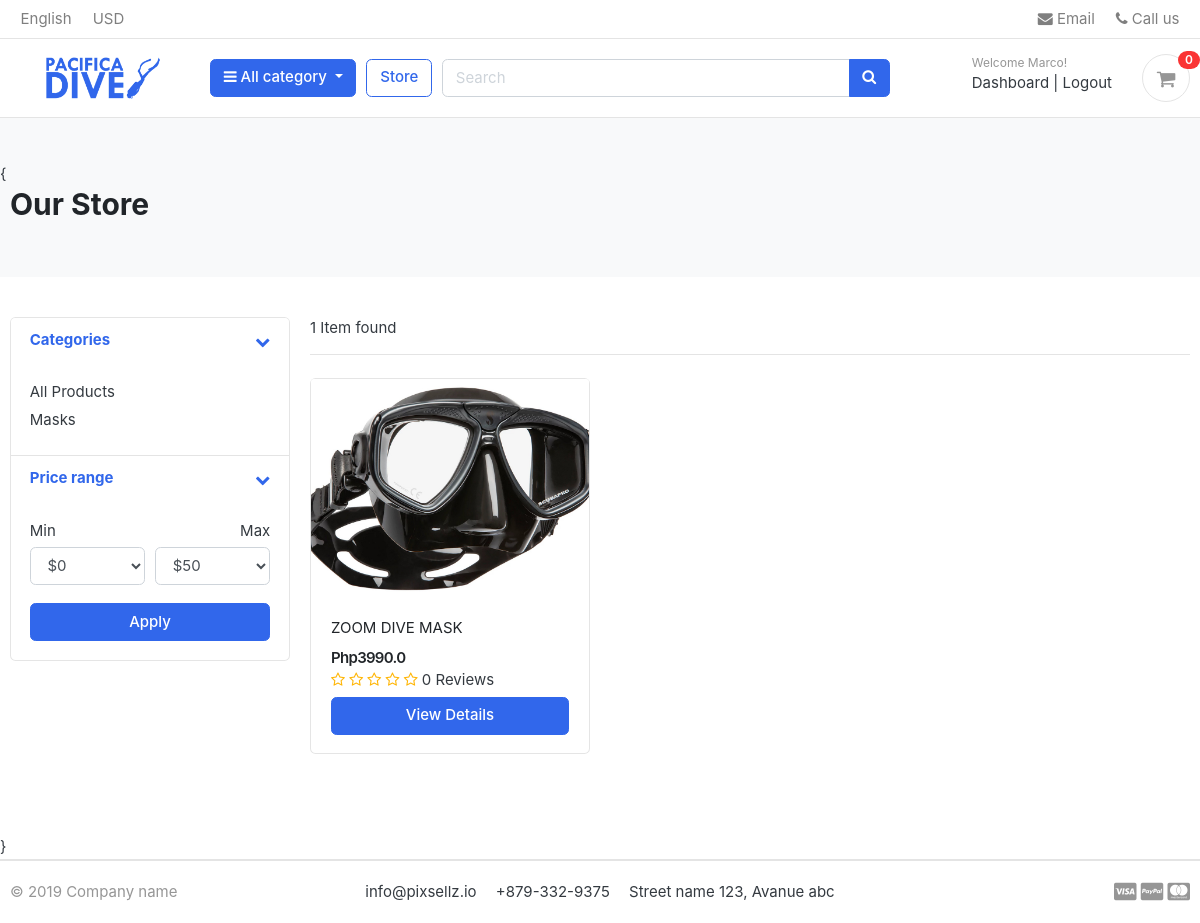
/store/ (signed in), run on the app's committed database.
### accounts/models.py (models this page shows, shortened)
class Account(AbstractBaseUser):
    first_name = models.CharField(max_length=50)
    last_name = models.CharField(max_length=50)
    username = models.CharField(max_length=50, unique=True)
    email = models.EmailField(max_length=100, unique=True)
    phone_number = models.CharField(max_length=50)
    date_joined = models.DateTimeField(auto_now_add=True)
    last_login = models.DateTimeField(auto_now_add=True)
    is_admin = models.BooleanField(default=False)
    is_staff = models.BooleanField(default=False)
    is_active = models.BooleanField(default=False)
    is_superadmin = models.BooleanField(default=False)
    USERNAME_FIELD = 'email'
    REQUIRED_FIELDS = ['username', 'first_name', 'last_name']
    objects = MyAccountManager()

### category/models.py (models this page shows, shortened)
class Category(models.Model):
    category_name = models.CharField(max_length=50, unique=True)
    slug = models.SlugField(max_length=100, unique=True)
    description = models.TextField(blank=True)
    cat_image = models.ImageField(upload_to='photos/categories', blank=True)
    class Meta:
        verbose_name = 'category'
        verbose_name_plural = 'categories'

### store/models.py (models this page shows, shortened)
class Product(models.Model):
    product_name = models.CharField(max_length=200, unique=True)
    slug = models.SlugField(max_length=200, unique=True)
    description = models.TextField(blank=True)
    price = models.FloatField()
    images = models.ImageField(upload_to='photos/products')
    stock = models.IntegerField()
    is_available = models.BooleanField(default=True)
    category = models.ForeignKey(Category, on_delete=models.CASCADE)
    created_date = models.DateTimeField(auto_now_add=True)
    modified_date = models.DateTimeField(auto_now=True)
    def average_review(self):
        reviews = ReviewRating.objects.filter(product=self, status=True).aggregate(average=Avg('rating'))
        avg = 0
        if reviews['average'] is not None:
            avg = float(reviews['average'])
        return avg
    def count_review(self):
        reviews = ReviewRating.objects.filter(product=self, status=True).aggregate(count=Count('id'))
        count = 0
        if reviews['count'] is not None:
            count = int(reviews['count'])
        return count

### store/views.py (the view)
# urls.py: path('', include('store.urls')),
def store(request, category_slug=None):
    category = None
    products = None
    reviews = None
    if category_slug != None:
        category = get_object_or_404(Category, slug=category_slug)
        products = Product.objects.all().filter(category=category, is_available=True).order_by('id')
    else:
        products = Product.objects.all().filter(is_available=True).order_by('id')
    paginator = Paginator(products, 6)
    page = request.GET.get('page')
    page_products = paginator.get_page(page)
    for i in range(0, len(products)):
            reviews = ReviewRating.objects.filter(product_id=products[i].id, status=True)
    context = {
        'products':page_products,
        'product_count': products.count(),
        'reviews': reviews
    }
    return render(request, 'store/store.html', context)

### carts/context_processors.py (called while the page is built)
def counter(request):
    cart_count = 0
    if 'admin' in request.path:
        return {}
    else:
        try:
            cart = Cart.objects.filter(cart_id=_cart_id(request))
            if request.user.is_authenticated:
                cart_items = CartItem.objects.all().filter(user=request.user)
            else:
                cart_items = CartItem.objects.all().filter(cart=cart[:1])
            for cart_item in cart_items:
                cart_count += cart_item.quantity
        except Cart.DoesNotExist:
            cart_count = 0
    return dict(cart_count=cart_count)

### carts/views.py (called while the page is built)
def _cart_id(request):
    cart = request.session.session_key
    if not cart:
        cart = request.session.create()
    return cart

### category/context_processors.py (called while the page is built)
def menu_links(request):
    links = Category.objects.all()
    return dict(links=links)

### store/templates/store/store.html (shortened to what this page needs)
{% extends 'main.html' %}
{% block content %}
<section class="section-pagetop bg">
{    <div class="container">
    {% if 'search' in request.path %}
    <h2 class="title-page">Search Result</h2>
    {% else %}
    <h2 class="title-page">Our Store</h2>
    {% endif %}
</div>
</section>
<section class="section-content padding-y">
<div class="container">
<div class="row">
    <aside class="col-md-3">
<div class="card">
    <article class="filter-group">
        <header class="card-header">
            <a href="#" data-toggle="collapse" data-target="#collapse_1" aria-expanded="true" class="">
                <i class="icon-control fa fa-chevron-down"></i>
                <h6 class="title">Categories</h6>
            </a>
        </header>
        <div class="filter-content collapse show" id="collapse_1" style="">
            <div class="card-body">
                <ul class="list-menu">
                <li><a href="{% url 'store' %}">All Products  </a></li>
                {% for category in links %}
                <li><a href="{% url 'products_by_category' category.slug %}">{{category.category_name}}  </a></li>
                {% endfor %}
                </ul>
            </div>
        </div>
    </article>
    <article class="filter-group">
        <header class="card-header">
            <a href="#" data-toggle="collapse" data-target="#collapse_3" aria-expanded="true" class="">
                <i class="icon-control fa fa-chevron-down"></i>
                <h6 class="title">Price range </h6>
            </a>
        </header>
        <div class="filter-content collapse show" id="collapse_3" style="">
            <div class="card-body">
                <div class="form-row">
                <div class="form-group col-md-6">
                    <label>Min</label>
                        <select class="mr-2 form-control">
                        <option value="0">$0</option>
                    </select>
                </div>
                <div class="form-group text-right col-md-6">
                    <label>Max</label>
                        <select class="mr-2 form-control">
                        <option value="50">$50</option>
                    </select>
                </div>
                </div>
                <button class="btn btn-block btn-primary">Apply</button>
            </div>
        </div>
    </article>
</div>
    </aside>
    <main class="col-md-9">
<header class="border-bottom mb-4 pb-3">
        <div class="form-inline">
            <span class="mr-md-auto">{{product_count}} Item{{product_count|pluralize:"s"}} found </span>
        </div>
</header>
<div class="row">
    {% if products %}
    {% for product in products %}
    <div class="col-md-4">
        <figure class="card card-product-grid">
            <div class="img-wrap">
                <img src="{{product.images.url}}">
            </div>
            <figcaption class="info-wrap">
                <div class="fix-height">
                    <a href="{% url 'product' product.category.slug product.slug %}" class="title">{{product.product_name}}</a>
                    <div class="price-wrap mt-2">
                        <span class="price">Php{{product.price}}</span>
                    </div>
                    <div class="rating-star">
                        <span>
                            <i class="fa fa-star{% if product.average_review < 0.5 %}-o {% elif product.average_review >= 0.5 and product.average_review < 1 %}-half-o {% endif %}" aria-hidden="true"></i>
                            <i class="fa fa-star{% if product.average_review < 1.5 %}-o {% elif product.average_review >= 1.5 and product.average_review < 2 %}-half-o {% endif %}" aria-hidden="true"></i>
                            <i class="fa fa-star{% if product.average_review < 2.5 %}-o {% elif product.average_review >= 2.5 and product.average_review < 3 %}-half-o {% endif %}" aria-hidden="true"></i>
                            <i class="fa fa-star{% if product.average_review < 3.5 %}-o {% elif product.average_review >= 3.5 and product.average_review < 4 %}-half-o {% endif %}" aria-hidden="true"></i>
                            <i class="fa fa-star{% if product.average_review < 4.5 %}-o {% elif product.average_review >= 4.5 and product.average_review < 5 %}-half-o {% endif %}" aria-hidden="true"></i>
                            <span> {{product.count_review}} Review{{product.count_review|pluralize:"s"}}</span>
                        </span>
                    </div>
                </div>
                <a href="{% url 'product' product.category.slug product.slug %}" class="btn btn-block btn-primary">View Details </a>
            </figcaption>
        </figure>
    </div>
    {% endfor %}
    {% else %}
    <div>
        <h2>No result found. Please try again.</h2>
    </div>
    {% endif %}
</div>
    </main>
</div>
</div>
</section>
}
{% endblock content %}

### templates/navbar.html (shortened to what this page needs)
{% load static %}
<header class="section-header">
    <nav class="navbar p-md-0 navbar-expand-sm navbar-light border-bottom">
    <div class="container">
      <div class="collapse navbar-collapse" id="navbarTop4">
        <ul class="navbar-nav mr-auto">
            <li class="nav-item dropdown">
                 <a href="#" class="nav-link">   English </a>
            </li>
            <li class="nav-item dropdown">
                <a href="#" class="nav-link"> USD </a>
            </li>
        </ul>
        <ul class="navbar-nav">
            <li><a href="#" class="nav-link"> <i class="fa fa-envelope"></i> Email </a></li>
            <li><a href="#" class="nav-link"> <i class="fa fa-phone"></i> Call us </a></li>
        </ul>
      </div>
    </div>
    </nav>
    <section class="header-main border-bottom">
        <div class="container">
    <div class="row align-items-center">
        <div class="col-lg-2 col-md-3 col-6">
            <a href="{% url 'home' %}" class="brand-wrap">
                <img class="logo" src="{% static '/images/final.png' %}">
            </a>
        </div>
        <div class="col-lg col-sm col-md col-6 flex-grow-0">
            <div class="category-wrap dropdown d-inline-block float-right">
                <button type="button" class="btn btn-primary dropdown-toggle" data-toggle="dropdown">
                    <i class="fa fa-bars"></i> All category
                </button>
            </div>
        </div>
        <a href="{% url 'store' %}" class="btn btn-outline-primary">Store</a>
        <div class="col-lg  col-md-6 col-sm-12 col">
            <form action="{% url 'search' %}" class="search" method="GET">
                <div class="input-group w-100">
                    <input type="text" class="form-control" style="width:60%;" placeholder="Search" name="keyword">
                    <div class="input-group-append">
                      <button class="btn btn-primary" type="submit">
                        <i class="fa fa-search"></i>
                      </button>
                    </div>
                </div>
            </form>
        </div>
        <div class="col-lg-3 col-sm-6 col-8 order-2 order-lg-3">
                    <div class="d-flex justify-content-end mb-3 mb-lg-0">
                        {% if user.id is None %}
                        <div class="widget-header">
                            <small class="title text-muted">Welcome guest!</small>
                            <div>
                                <a href="{% url 'login' %}">Sign in</a> <span class="dark-transp"> | </span>
                                <a href="{% url 'register' %}"> Register</a>
                            </div>
                        </div>
                        {% else %}
                        <div class="widget-header">
                            <small class="title text-muted">Welcome {{user.first_name}}!</small>
                            <div>
                                <a href="{% url 'dashboard' %}">Dashboard</a> <span class="dark-transp"> | </span>
                                <a href="{% url 'logout' %}"> Logout</a>
                            </div>
                        </div>
                        {% endif %}
                        <a href="{% url 'cart' %}" class="widget-header pl-3 ml-3">
                            <div class="icon icon-sm rounded-circle border"><i class="fa fa-shopping-cart"></i></div>
                            <span class="badge badge-pill badge-danger notify">{{cart_count}}</span>
                        </a>
                    </div>
                </div>
    </div>
        </div>
    </section>
    </header>

### static/css/ui.css (style rules this page uses)
html { font-family: "Inter", sans-serif; font-size: 15px; }
.img-wrap { text-align: center; display: block; }
.img-wrap img { max-width: 100%; }
.price-wrap { letter-spacing: -0.7px; }
.icon-xs, .icon-sm, .icon-md, .icon-lg { display: inline-block; text-align: center; flex-shrink: 0; flex-grow: 0; }
.icon-sm { width: 48px; height: 48px; line-height: 48px !important; font-size: 20px; }
.padding-y { padding-top: 40px; padding-bottom: 40px; }
figure { margin-bottom: 0; }
article:after, .form-group:after { display: block; clear: both; content: ""; }
.bg { background-color: #f8f9fa; }
.title-page { color: #212529; }
.header-main { position: relative; padding-top: 1rem; padding-bottom: 1rem; }
.brand-wrap .logo, .navbar-brand .logo { margin-right: 7px; max-height: 42px; display: inline-block; }
.widget-header { display: inline-block; vertical-align: middle; position: relative; }
.widget-header a { color: #343a40; }
.widget-header i { color: #969696; }
.widget-header .title { display: block; }
.widget-header .notify { position: absolute; top: -3px; right: -10px; }
[class*=list-] li:after { visibility: hidden; display: block; content: ""; overflow: hidden; height: 0; clear: both; }
.list-menu { list-style: none; margin: 0; padding-left: 0; }
.list-menu li { margin-bottom: 5px; }
.list-menu a { color: #343a40; }
[class*=card-product] a.title { color: #212529; display: block; }
[class*=card-product] .img-wrap { overflow: hidden; position: relative; }
[class*=card-product] .img-wrap img { height: 100%; max-width: 100%; width: auto; display: inline-block; -o-object-fit: cover; object-fit: cover; }
.card-product-grid { margin-bottom: 20px; }
.card-product-grid .img-wrap { border-radius: 0.2rem 0.2rem 0 0; height: 220px; }
.card-product-grid .info-wrap { overflow: hidden; padding: 18px 20px; }
.card-product-grid .fix-height { height: 80px; overflow: hidden; }
.card .img-wrap { overflow: hidden; }
.notify { position: absolute; top: -4px; right: -10px; display: inline-block; padding: 0.25em 0.6em; font-size: 12px; line-height: 1; text-align: center; border-radius: 3rem; color: #fff; background-color: #fa3434; }
.price { font-weight: 600; color: #212529; }
.icon-control { margin-top: 5px; float: right; font-size: 80%; }
.card-header .title { margin-bottom: 0; line-height: 1.5; }
.filter-group { border-bottom: 1px solid #e4e4e4; }
.filter-group .card-header { border-bottom: 0; }
.filter-group:last-child { border-bottom: 0; }
.section-pagetop { padding: 45px 0; }

### static/css/custom.css (style rules this page uses)
.rating-star i { color:#ffb503 !important; }

### data on the page
Account: first_name "Marco"
Category: category_name "Masks"
Product: images (picture), product_name "ZOOM DIVE MASK", price "3990.0", count_review "0"

### other printed values
{{ cart_count }} "0"
{{ product_count }} "1"
